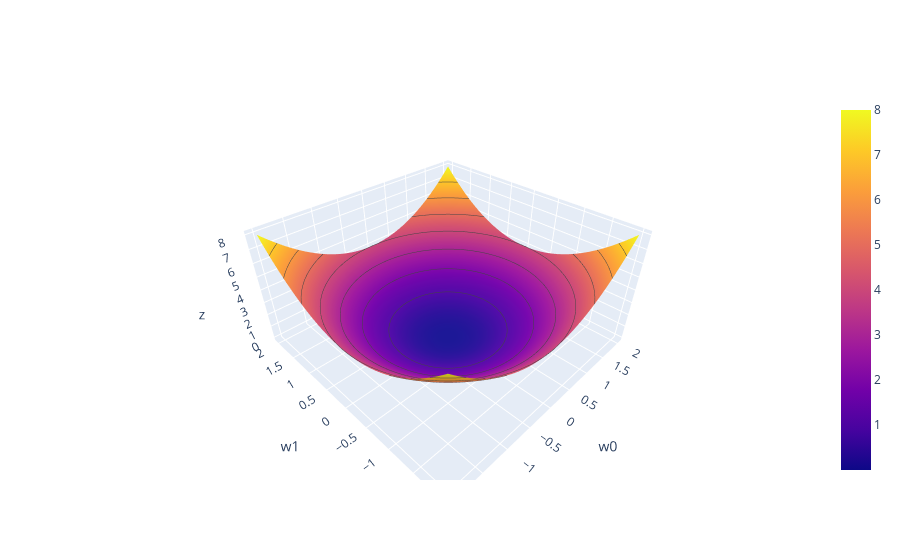

Notebook code for this chart:
### Markdown cell above
## Visualizing $L^2$ Regularization

In the following we visualize the regularization surface.  Notice that it pushes weights towards zero but is relatively smooth around the origin.

### Code cell
theta_range = np.linspace(-2,2,100) 
(u,v) = np.meshgrid(theta_range, theta_range)
w_values = np.vstack((u.flatten(), v.flatten())).T

def l2_sq_reg(w):
    return np.sum(w**2)
reg_values = [l2_sq_reg(w) for w in w_values]
reg_surface = go.Surface(
    x = u, y = v,
    z = np.reshape(reg_values, u.shape),
    contours=dict(z=dict(show=True))
)

# Axis labels
layout = go.Layout(
    scene=go.Scene(
        xaxis=go.XAxis(title='w0'),
        yaxis=go.YAxis(title='w1'),
        aspectratio=dict(x=2.,y=2., z=1.), 
        camera=dict(eye=dict(x=-2, y=-2, z=2))
    )
)
fig = go.Figure(data = [reg_surface], layout = layout)
iplot(fig, filename="L2regularization")

### Figure 1 — Plotly figure (JSON) as saved in the notebook; plotly's stock layout.template omitted (floating-point values rounded to 4 significant figures; data arrays with more than 128 entries replaced by an {"elided": "..."} marker saying what was removed)
{"data": [{"contours": {"z": {"show": true}}, "type": "surface", "x": {"elided": "100x100 float values"}, "y": {"elided": "100x100 float values"}, "z": {"elided": "100x100 float values"}}], "layout": {"scene": {"aspectratio": {"x": 2, "y": 2, "z": 1}, "camera": {"eye": {"x": -2, "y": -2, "z": 2}}, "xaxis": {"title": {"text": "w0"}}, "yaxis": {"title": {"text": "w1"}}}}}
